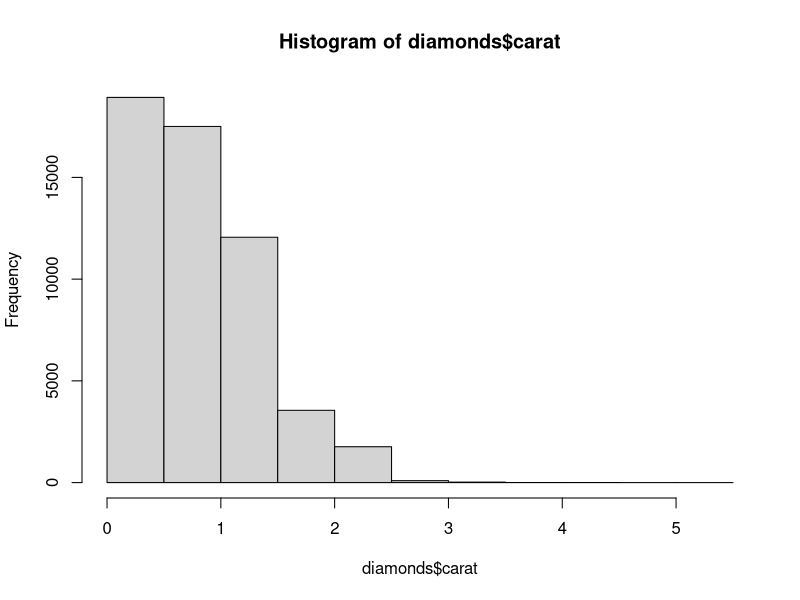
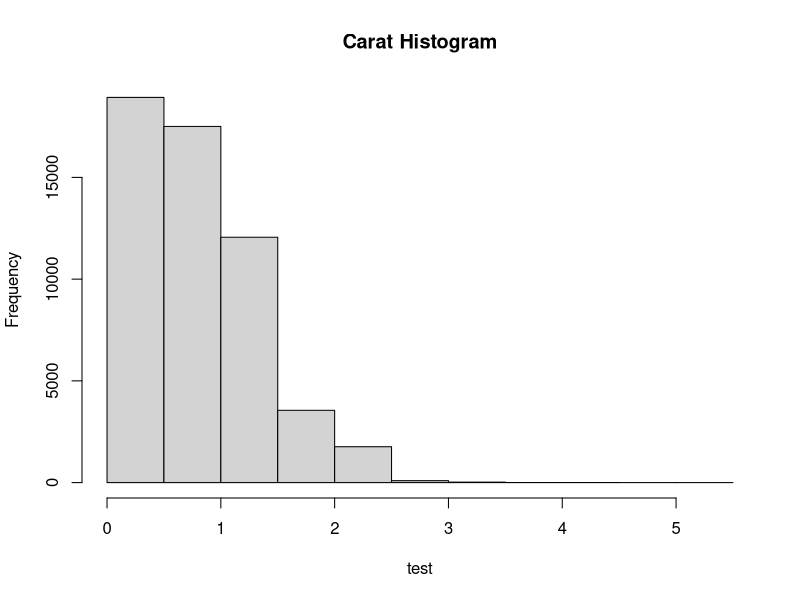
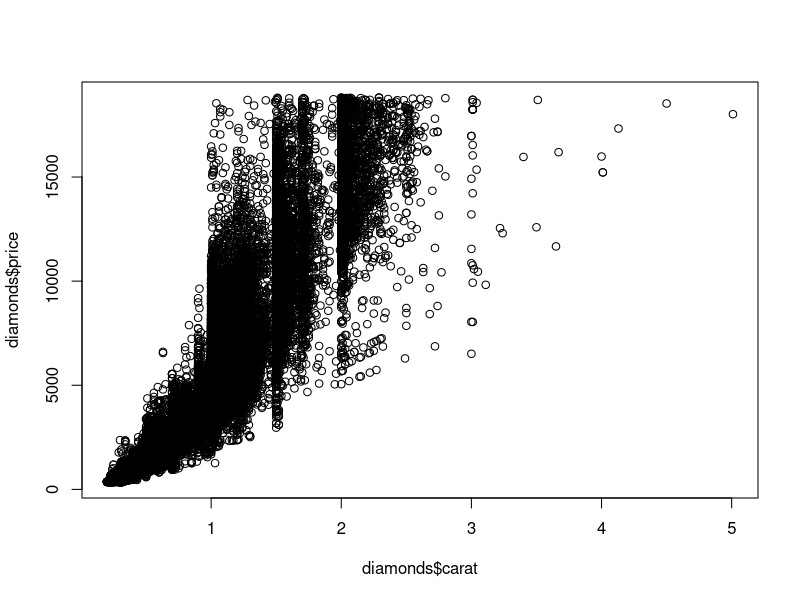
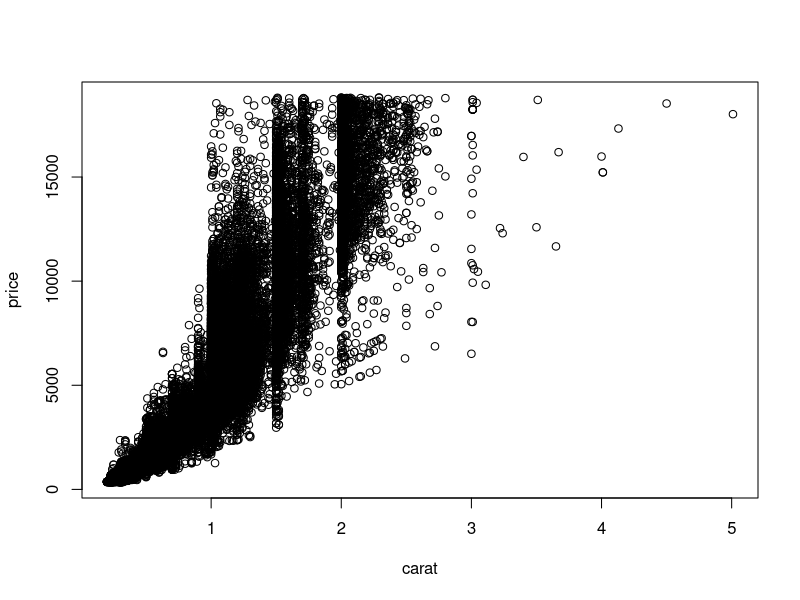
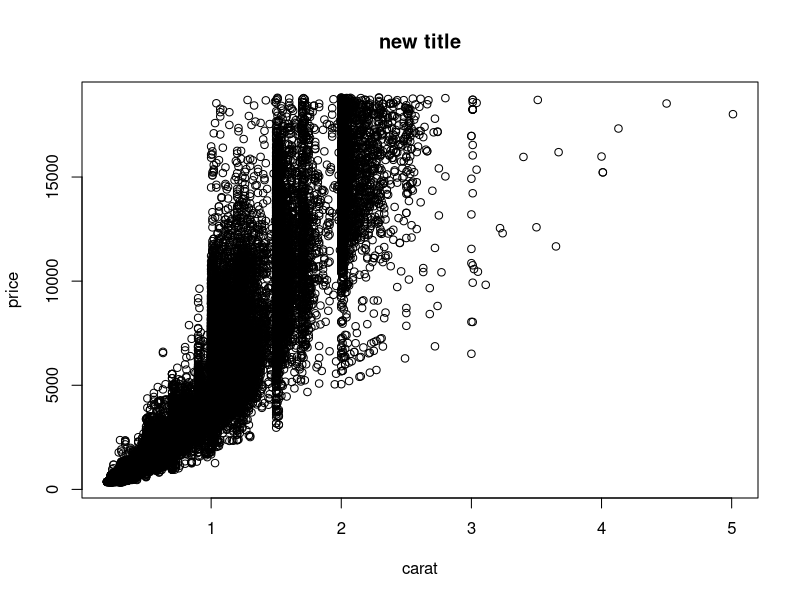
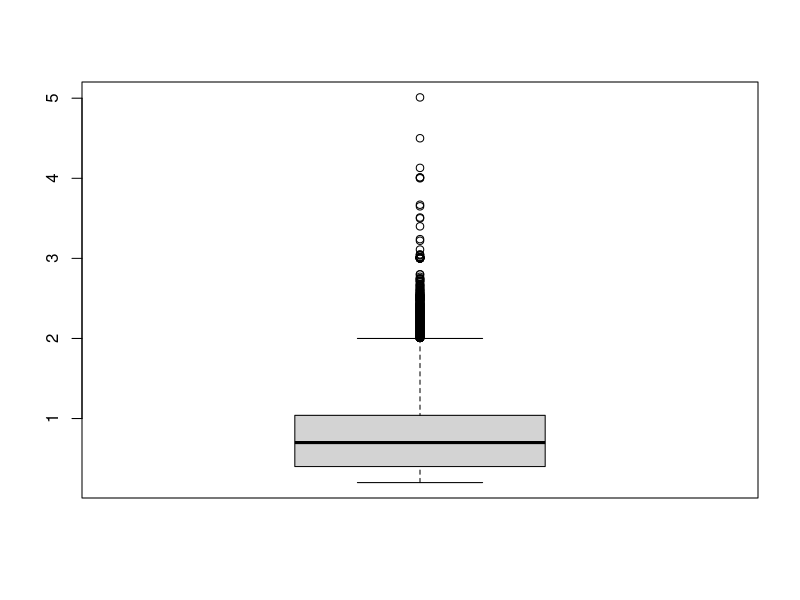
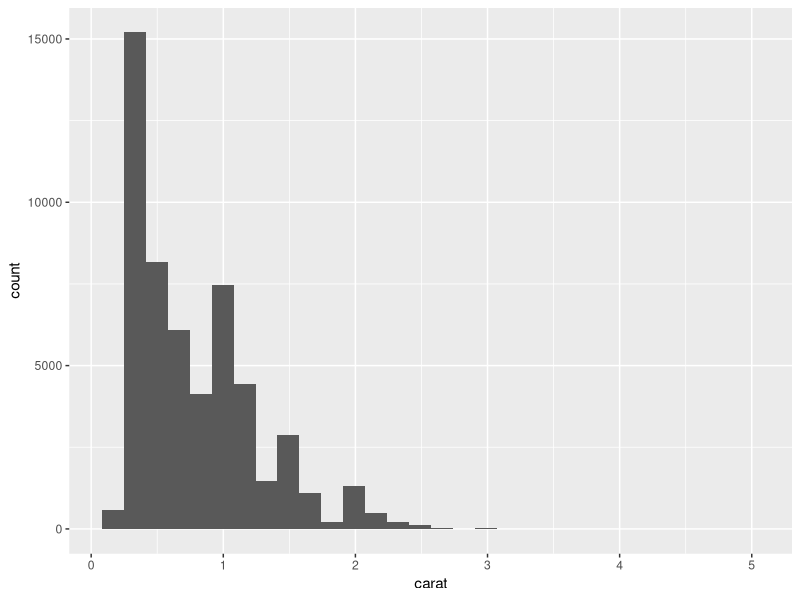
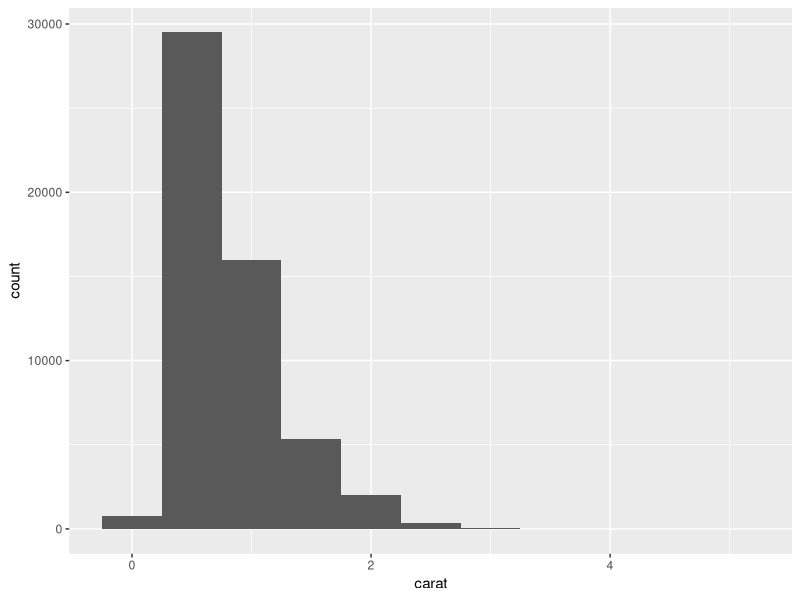

Source code (R) for these figures, in order:
library(ggplot2)
data(diamonds)
head(diamonds)

# hist
hist(diamonds$carat)
hist(diamonds$carat, main = "Carat Histogram", xlab = "test")

# plot
plot(diamonds$carat, diamonds$price)
plot(price ~ carat, diamonds)
plot(price ~ carat, data = diamonds, main = "new title")

# boxplots
# Q1-1.5*IQR, Q1, Q2(50%), Q3, Q3 + 1.5*IQR, IQR = Q3 - Q1
boxplot(diamonds$carat)

# ggplot2 --> build graphics layer by layer by using + sign
# Information + Layer
# geom_point, geom_histogram, geom_line
# aes(x, y) --> mapping
# binwidth = (max - min) / 30
ggplot(data = diamonds) + geom_histogram(aes(x = carat))
ggplot(data = diamonds) + geom_histogram(aes(x = carat), binwidth = .5)
ggplot(data = diamonds) + geom_histogram(aes(x = carat), binwidth = .1)

ggplot(data = diamonds) + geom_density(aes(x = carat))
ggplot(data = diamonds) + geom_density(aes(x = carat), fill = "grey50")

ggplot(data = diamonds, aes(x = carat, y = price)) + geom_point()
g <- ggplot(diamonds, mapping = aes(x = carat, y = price))
g + geom_point()
g + geom_point(mapping = aes(color = color))
g + geom_point(mapping = aes(color = color, shape = cut))

ggplot(diamonds, aes(y = carat, x = 1)) + geom_boxplot()
ggplot(diamonds, aes(y = carat, x = cut)) + geom_boxplot()

ggplot(diamonds, aes(y = carat, x = cut)) + geom_violin()
g <- ggplot(diamonds, aes(y = carat, x = cut))
g + geom_point() + geom_violin()
g + geom_violin() + geom_point()
g + geom_jitter() + geom_violin()

# line plot
head(economics)
ggplot(economics, aes(x = date, y = pop)) + geom_line()
library(lubridate)
economics$year <- year(economics$date)
economics$month <- month(economics$date)

econ2000 <- economics[which(economics$year >= 2000), ]
nrow(economics)
nrow(econ2000)

head(econ2000)
econ2000$month <- month(econ2000$date, label = TRUE)
head(econ2000)

library(scales)
g <- ggplot(econ2000, aes(x = month, y = pop))
g <- g + geom_line(aes(color = factor(year), group = year))
g
g <- g + scale_color_discrete(name = "Year")
g
g <- g + scale_y_continuous(labels = comma)
g <- g + labs(title = "Population Growth", x = "Month", y = "Population")
g
g <- g +  theme(axis.text.x = element_text(angle = 90, hjust = 1))
g
